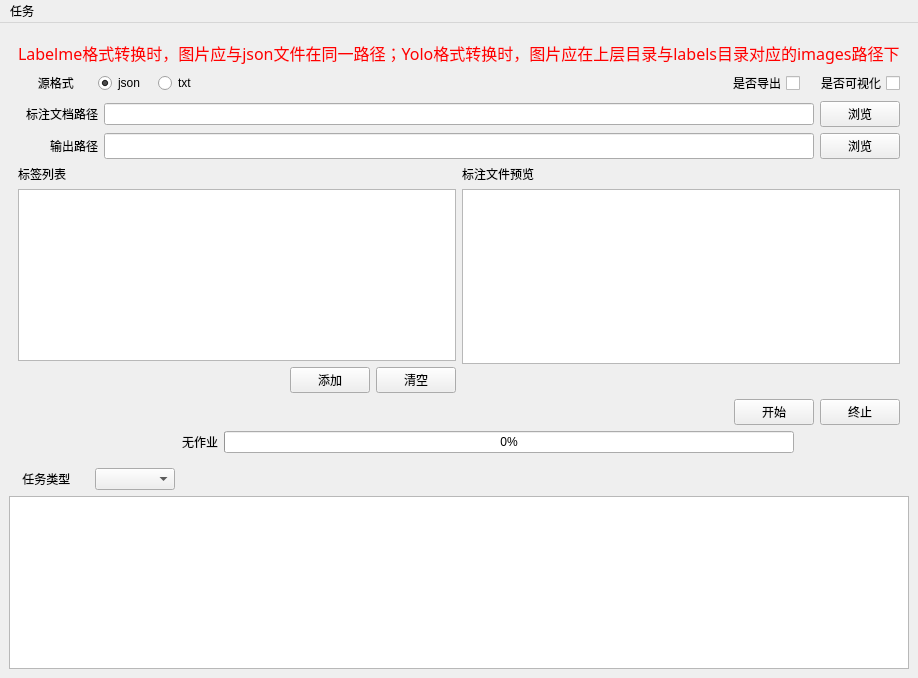
<?xml version="1.0" encoding="UTF-8"?>
<ui version="4.0">
 <class>MainWindow</class>
 <widget class="QMainWindow" name="MainWindow">
  <property name="geometry">
   <rect>
    <x>0</x>
    <y>0</y>
    <width>831</width>
    <height>678</height>
   </rect>
  </property>
  <property name="sizePolicy">
   <sizepolicy hsizetype="Expanding" vsizetype="Expanding">
    <horstretch>0</horstretch>
    <verstretch>0</verstretch>
   </sizepolicy>
  </property>
  <property name="windowTitle">
   <string>VAI_E_SmartAnnotator</string>
  </property>
  <widget class="QWidget" name="centralwidget">
   <property name="sizePolicy">
    <sizepolicy hsizetype="Expanding" vsizetype="Expanding">
     <horstretch>0</horstretch>
     <verstretch>0</verstretch>
    </sizepolicy>
   </property>
   <layout class="QGridLayout" name="gridLayout_2">
    <item row="2" column="0">
     <widget class="QTextBrowser" name="logBrowser">
      <property name="maximumSize">
       <size>
        <width>16777215</width>
        <height>200</height>
       </size>
      </property>
     </widget>
    </item>
    <item row="0" column="0">
     <widget class="QStackedWidget" name="stackedWidget">
      <property name="sizePolicy">
       <sizepolicy hsizetype="Expanding" vsizetype="Expanding">
        <horstretch>0</horstretch>
        <verstretch>0</verstretch>
       </sizepolicy>
      </property>
      <property name="minimumSize">
       <size>
        <width>0</width>
        <height>400</height>
       </size>
      </property>
      <property name="currentIndex">
       <number>1</number>
      </property>
      <widget class="QWidget" name="welcomePage">
       <property name="sizePolicy">
        <sizepolicy hsizetype="Expanding" vsizetype="Expanding">
         <horstretch>0</horstretch>
         <verstretch>0</verstretch>
        </sizepolicy>
       </property>
       <property name="layoutDirection">
        <enum>Qt::LeftToRight</enum>
       </property>
       <property name="styleSheet">
        <string notr="true">background-color: rgb(255, 170, 255)</string>
       </property>
       <layout class="QHBoxLayout" name="horizontalLayout_2">
        <item>
         <layout class="QVBoxLayout" name="verticalLayout_3">
          <property name="sizeConstraint">
           <enum>QLayout::SetNoConstraint</enum>
          </property>
          <item>
           <widget class="QLabel" name="welcomeLabel">
            <property name="sizePolicy">
             <sizepolicy hsizetype="Expanding" vsizetype="Expanding">
              <horstretch>0</horstretch>
              <verstretch>0</verstretch>
             </sizepolicy>
            </property>
            <property name="font">
             <font>
              <family>宋体</family>
              <pointsize>24</pointsize>
             </font>
            </property>
            <property name="text">
             <string>欢迎使用智能标注工具</string>
            </property>
            <property name="scaledContents">
             <bool>true</bool>
            </property>
            <property name="alignment">
             <set>Qt::AlignCenter</set>
            </property>
           </widget>
          </item>
          <item>
           <widget class="QLabel" name="welcomeLabel2">
            <property name="sizePolicy">
             <sizepolicy hsizetype="Expanding" vsizetype="Expanding">
              <horstretch>0</horstretch>
              <verstretch>0</verstretch>
             </sizepolicy>
            </property>
            <property name="font">
             <font>
              <family>宋体</family>
              <pointsize>12</pointsize>
             </font>
            </property>
            <property name="text">
             <string>__研发中心倾情钜献   </string>
            </property>
            <property name="scaledContents">
             <bool>true</bool>
            </property>
            <property name="alignment">
             <set>Qt::AlignRight|Qt::AlignTrailing|Qt::AlignVCenter</set>
            </property>
           </widget>
          </item>
          <item>
           <widget class="QLabel" name="welcomeImageLabel">
            <property name="sizePolicy">
             <sizepolicy hsizetype="Expanding" vsizetype="Expanding">
              <horstretch>0</horstretch>
              <verstretch>0</verstretch>
             </sizepolicy>
            </property>
            <property name="minimumSize">
             <size>
              <width>80</width>
              <height>80</height>
             </size>
            </property>
            <property name="text">
             <string/>
            </property>
            <property name="scaledContents">
             <bool>false</bool>
            </property>
            <property name="alignment">
             <set>Qt::AlignCenter</set>
            </property>
           </widget>
          </item>
         </layout>
        </item>
       </layout>
      </widget>
      <widget class="QWidget" name="convertPage">
       <layout class="QGridLayout" name="gridLayout_3">
        <item row="0" column="0">
         <layout class="QVBoxLayout" name="verticalLayout">
          <property name="sizeConstraint">
           <enum>QLayout::SetNoConstraint</enum>
          </property>
          <item>
           <widget class="QLabel" name="label_3">
            <property name="sizePolicy">
             <sizepolicy hsizetype="Preferred" vsizetype="Preferred">
              <horstretch>0</horstretch>
              <verstretch>0</verstretch>
             </sizepolicy>
            </property>
            <property name="font">
             <font>
              <family>Agency FB</family>
              <pointsize>12</pointsize>
             </font>
            </property>
            <property name="styleSheet">
             <string notr="true">color: rgb(255, 0, 0);</string>
            </property>
            <property name="text">
             <string>Labelme格式转换时，图片应与json文件在同一路径；Yolo格式转换时，图片应在上层目录与labels目录对应的images路径下</string>
            </property>
           </widget>
          </item>
          <item>
           <layout class="QHBoxLayout" name="horizontalLayout_4">
            <property name="spacing">
             <number>0</number>
            </property>
            <property name="sizeConstraint">
             <enum>QLayout::SetNoConstraint</enum>
            </property>
            <item>
             <widget class="QLabel" name="label_4">
              <property name="sizePolicy">
               <sizepolicy hsizetype="Preferred" vsizetype="Preferred">
                <horstretch>0</horstretch>
                <verstretch>0</verstretch>
               </sizepolicy>
              </property>
              <property name="minimumSize">
               <size>
                <width>80</width>
                <height>0</height>
               </size>
              </property>
              <property name="maximumSize">
               <size>
                <width>80</width>
                <height>16777215</height>
               </size>
              </property>
              <property name="layoutDirection">
               <enum>Qt::RightToLeft</enum>
              </property>
              <property name="text">
               <string>      源格式</string>
              </property>
              <property name="alignment">
               <set>Qt::AlignLeading|Qt::AlignLeft|Qt::AlignVCenter</set>
              </property>
             </widget>
            </item>
            <item>
             <widget class="QRadioButton" name="jsonBtn">
              <property name="sizePolicy">
               <sizepolicy hsizetype="Preferred" vsizetype="Preferred">
                <horstretch>0</horstretch>
                <verstretch>0</verstretch>
               </sizepolicy>
              </property>
              <property name="maximumSize">
               <size>
                <width>60</width>
                <height>16777215</height>
               </size>
              </property>
              <property name="text">
               <string>json</string>
              </property>
              <property name="checked">
               <bool>true</bool>
              </property>
              <attribute name="buttonGroup">
               <string notr="true">buttonGroup</string>
              </attribute>
             </widget>
            </item>
            <item>
             <widget class="QRadioButton" name="txtBtn">
              <property name="sizePolicy">
               <sizepolicy hsizetype="Preferred" vsizetype="Preferred">
                <horstretch>0</horstretch>
                <verstretch>0</verstretch>
               </sizepolicy>
              </property>
              <property name="maximumSize">
               <size>
                <width>80</width>
                <height>16777215</height>
               </size>
              </property>
              <property name="text">
               <string>txt</string>
              </property>
              <attribute name="buttonGroup">
               <string notr="true">buttonGroup</string>
              </attribute>
             </widget>
            </item>
            <item>
             <widget class="QLabel" name="label_8">
              <property name="text">
               <string/>
              </property>
             </widget>
            </item>
            <item>
             <widget class="QCheckBox" name="exportBtn">
              <property name="minimumSize">
               <size>
                <width>80</width>
                <height>0</height>
               </size>
              </property>
              <property name="maximumSize">
               <size>
                <width>80</width>
                <height>16777215</height>
               </size>
              </property>
              <property name="layoutDirection">
               <enum>Qt::RightToLeft</enum>
              </property>
              <property name="text">
               <string>是否导出</string>
              </property>
             </widget>
            </item>
            <item>
             <widget class="QCheckBox" name="visualizeBtn">
              <property name="maximumSize">
               <size>
                <width>100</width>
                <height>16777215</height>
               </size>
              </property>
              <property name="layoutDirection">
               <enum>Qt::RightToLeft</enum>
              </property>
              <property name="text">
               <string>  是否可视化</string>
              </property>
             </widget>
            </item>
           </layout>
          </item>
          <item>
           <layout class="QGridLayout" name="gridLayout_4">
            <property name="sizeConstraint">
             <enum>QLayout::SetNoConstraint</enum>
            </property>
            <item row="0" column="0">
             <widget class="QLabel" name="label">
              <property name="minimumSize">
               <size>
                <width>80</width>
                <height>0</height>
               </size>
              </property>
              <property name="maximumSize">
               <size>
                <width>80</width>
                <height>16777215</height>
               </size>
              </property>
              <property name="layoutDirection">
               <enum>Qt::RightToLeft</enum>
              </property>
              <property name="text">
               <string>标注文档路径</string>
              </property>
              <property name="alignment">
               <set>Qt::AlignRight|Qt::AlignTrailing|Qt::AlignVCenter</set>
              </property>
             </widget>
            </item>
            <item row="0" column="1">
             <widget class="QLineEdit" name="convertInput">
              <property name="readOnly">
               <bool>true</bool>
              </property>
             </widget>
            </item>
            <item row="0" column="2">
             <widget class="QPushButton" name="convertInputBtn">
              <property name="text">
               <string>浏览</string>
              </property>
             </widget>
            </item>
           </layout>
          </item>
          <item>
           <layout class="QGridLayout" name="gridLayout_5">
            <property name="sizeConstraint">
             <enum>QLayout::SetNoConstraint</enum>
            </property>
            <item row="0" column="1">
             <widget class="QLineEdit" name="convertOutput">
              <property name="sizePolicy">
               <sizepolicy hsizetype="Expanding" vsizetype="Preferred">
                <horstretch>0</horstretch>
                <verstretch>0</verstretch>
               </sizepolicy>
              </property>
              <property name="readOnly">
               <bool>true</bool>
              </property>
             </widget>
            </item>
            <item row="0" column="0">
             <widget class="QLabel" name="label_2">
              <property name="minimumSize">
               <size>
                <width>80</width>
                <height>0</height>
               </size>
              </property>
              <property name="maximumSize">
               <size>
                <width>80</width>
                <height>16777215</height>
               </size>
              </property>
              <property name="layoutDirection">
               <enum>Qt::RightToLeft</enum>
              </property>
              <property name="text">
               <string>    输出路径</string>
              </property>
              <property name="alignment">
               <set>Qt::AlignRight|Qt::AlignTrailing|Qt::AlignVCenter</set>
              </property>
             </widget>
            </item>
            <item row="0" column="2">
             <widget class="QPushButton" name="convertOutputBtn">
              <property name="sizePolicy">
               <sizepolicy hsizetype="Minimum" vsizetype="Preferred">
                <horstretch>0</horstretch>
                <verstretch>0</verstretch>
               </sizepolicy>
              </property>
              <property name="text">
               <string>浏览</string>
              </property>
             </widget>
            </item>
           </layout>
          </item>
          <item>
           <layout class="QHBoxLayout" name="horizontalLayout_3">
            <property name="sizeConstraint">
             <enum>QLayout::SetNoConstraint</enum>
            </property>
            <item>
             <layout class="QVBoxLayout" name="verticalLayout_2">
              <item>
               <widget class="QLabel" name="labelListLabel">
                <property name="text">
                 <string>标签列表</string>
                </property>
               </widget>
              </item>
              <item>
               <widget class="QListWidget" name="labelListView"/>
              </item>
              <item>
               <layout class="QHBoxLayout" name="horizontalLayout_6">
                <property name="sizeConstraint">
                 <enum>QLayout::SetNoConstraint</enum>
                </property>
                <item>
                 <widget class="QLabel" name="label_7">
                  <property name="text">
                   <string/>
                  </property>
                 </widget>
                </item>
                <item>
                 <widget class="QPushButton" name="addLabelBtn">
                  <property name="sizePolicy">
                   <sizepolicy hsizetype="Preferred" vsizetype="Preferred">
                    <horstretch>0</horstretch>
                    <verstretch>0</verstretch>
                   </sizepolicy>
                  </property>
                  <property name="minimumSize">
                   <size>
                    <width>80</width>
                    <height>0</height>
                   </size>
                  </property>
                  <property name="maximumSize">
                   <size>
                    <width>80</width>
                    <height>16777215</height>
                   </size>
                  </property>
                  <property name="layoutDirection">
                   <enum>Qt::RightToLeft</enum>
                  </property>
                  <property name="text">
                   <string>添加</string>
                  </property>
                 </widget>
                </item>
                <item>
                 <widget class="QPushButton" name="claearBtnBtn">
                  <property name="sizePolicy">
                   <sizepolicy hsizetype="Preferred" vsizetype="Preferred">
                    <horstretch>0</horstretch>
                    <verstretch>0</verstretch>
                   </sizepolicy>
                  </property>
                  <property name="minimumSize">
                   <size>
                    <width>80</width>
                    <height>0</height>
                   </size>
                  </property>
                  <property name="maximumSize">
                   <size>
                    <width>80</width>
                    <height>16777215</height>
                   </size>
                  </property>
                  <property name="layoutDirection">
                   <enum>Qt::RightToLeft</enum>
                  </property>
                  <property name="text">
                   <string>清空</string>
                  </property>
                 </widget>
                </item>
               </layout>
              </item>
             </layout>
            </item>
            <item>
             <layout class="QVBoxLayout" name="verticalLayout_4">
              <item>
               <widget class="QLabel" name="annotationFilesLabel">
                <property name="text">
                 <string>标注文件预览</string>
                </property>
               </widget>
              </item>
              <item>
               <widget class="QListView" name="annotationFilesView"/>
              </item>
              <item>
               <widget class="QLabel" name="annotationFilesNumLabel">
                <property name="minimumSize">
                 <size>
                  <width>0</width>
                  <height>23</height>
                 </size>
                </property>
                <property name="text">
                 <string/>
                </property>
                <property name="alignment">
                 <set>Qt::AlignRight|Qt::AlignTrailing|Qt::AlignVCenter</set>
                </property>
               </widget>
              </item>
             </layout>
            </item>
           </layout>
          </item>
          <item>
           <layout class="QHBoxLayout" name="horizontalLayout_7">
            <item>
             <widget class="QLabel" name="label_11">
              <property name="text">
               <string/>
              </property>
             </widget>
            </item>
            <item>
             <widget class="QPushButton" name="convertRunBtn">
              <property name="sizePolicy">
               <sizepolicy hsizetype="Expanding" vsizetype="Minimum">
                <horstretch>0</horstretch>
                <verstretch>0</verstretch>
               </sizepolicy>
              </property>
              <property name="maximumSize">
               <size>
                <width>80</width>
                <height>16777215</height>
               </size>
              </property>
              <property name="layoutDirection">
               <enum>Qt::RightToLeft</enum>
              </property>
              <property name="text">
               <string>开始</string>
              </property>
             </widget>
            </item>
            <item>
             <widget class="QPushButton" name="convertCancelBtn">
              <property name="sizePolicy">
               <sizepolicy hsizetype="Expanding" vsizetype="Minimum">
                <horstretch>0</horstretch>
                <verstretch>0</verstretch>
               </sizepolicy>
              </property>
              <property name="maximumSize">
               <size>
                <width>80</width>
                <height>16777215</height>
               </size>
              </property>
              <property name="layoutDirection">
               <enum>Qt::RightToLeft</enum>
              </property>
              <property name="text">
               <string>终止</string>
              </property>
             </widget>
            </item>
           </layout>
          </item>
         </layout>
        </item>
        <item row="1" column="0">
         <layout class="QHBoxLayout" name="horizontalLayout">
          <item>
           <widget class="QLabel" name="convertStatusLabel">
            <property name="sizePolicy">
             <sizepolicy hsizetype="Expanding" vsizetype="Fixed">
              <horstretch>0</horstretch>
              <verstretch>0</verstretch>
             </sizepolicy>
            </property>
            <property name="minimumSize">
             <size>
              <width>80</width>
              <height>0</height>
             </size>
            </property>
            <property name="maximumSize">
             <size>
              <width>200</width>
              <height>16777215</height>
             </size>
            </property>
            <property name="text">
             <string>无作业</string>
            </property>
            <property name="alignment">
             <set>Qt::AlignRight|Qt::AlignTrailing|Qt::AlignVCenter</set>
            </property>
           </widget>
          </item>
          <item>
           <widget class="QProgressBar" name="convertProgressBar">
            <property name="sizePolicy">
             <sizepolicy hsizetype="Expanding" vsizetype="Fixed">
              <horstretch>0</horstretch>
              <verstretch>0</verstretch>
             </sizepolicy>
            </property>
            <property name="value">
             <number>0</number>
            </property>
           </widget>
          </item>
          <item>
           <widget class="QLabel" name="label_10">
            <property name="minimumSize">
             <size>
              <width>100</width>
              <height>0</height>
             </size>
            </property>
            <property name="text">
             <string/>
            </property>
           </widget>
          </item>
         </layout>
        </item>
       </layout>
      </widget>
      <widget class="QWidget" name="annotatePage">
       <layout class="QGridLayout" name="gridLayout"/>
      </widget>
      <widget class="QWidget" name="modifyPage"/>
      <widget class="QWidget" name="exportPage"/>
     </widget>
    </item>
    <item row="1" column="0">
     <layout class="QHBoxLayout" name="horizontalLayout_5">
      <property name="sizeConstraint">
       <enum>QLayout::SetNoConstraint</enum>
      </property>
      <item>
       <widget class="QLabel" name="label_5">
        <property name="sizePolicy">
         <sizepolicy hsizetype="Preferred" vsizetype="Preferred">
          <horstretch>0</horstretch>
          <verstretch>0</verstretch>
         </sizepolicy>
        </property>
        <property name="minimumSize">
         <size>
          <width>80</width>
          <height>0</height>
         </size>
        </property>
        <property name="maximumSize">
         <size>
          <width>80</width>
          <height>16777215</height>
         </size>
        </property>
        <property name="layoutDirection">
         <enum>Qt::RightToLeft</enum>
        </property>
        <property name="text">
         <string>    任务类型</string>
        </property>
        <property name="alignment">
         <set>Qt::AlignLeading|Qt::AlignLeft|Qt::AlignVCenter</set>
        </property>
       </widget>
      </item>
      <item>
       <widget class="QComboBox" name="taskComBox">
        <property name="sizePolicy">
         <sizepolicy hsizetype="Preferred" vsizetype="Preferred">
          <horstretch>0</horstretch>
          <verstretch>0</verstretch>
         </sizepolicy>
        </property>
        <property name="maximumSize">
         <size>
          <width>80</width>
          <height>16777215</height>
         </size>
        </property>
       </widget>
      </item>
      <item>
       <widget class="QLabel" name="label_6">
        <property name="text">
         <string/>
        </property>
       </widget>
      </item>
     </layout>
    </item>
   </layout>
  </widget>
  <widget class="QMenuBar" name="menubar">
   <property name="geometry">
    <rect>
     <x>0</x>
     <y>0</y>
     <width>831</width>
     <height>23</height>
    </rect>
   </property>
   <widget class="QMenu" name="menu">
    <property name="title">
     <string>任务</string>
    </property>
    <addaction name="actionConvert"/>
    <addaction name="actionModify"/>
    <addaction name="actionAnnotate"/>
    <addaction name="actionexport"/>
   </widget>
   <addaction name="menu"/>
  </widget>
  <action name="actionConvert">
   <property name="text">
    <string>转换</string>
   </property>
  </action>
  <action name="actionModify">
   <property name="text">
    <string>修改</string>
   </property>
  </action>
  <action name="actionAnnotate">
   <property name="text">
    <string>标注</string>
   </property>
  </action>
  <action name="actionexport">
   <property name="text">
    <string>导出</string>
   </property>
  </action>
 </widget>
 <resources/>
 <connections/>
 <buttongroups>
  <buttongroup name="buttonGroup"/>
 </buttongroups>
</ui>
